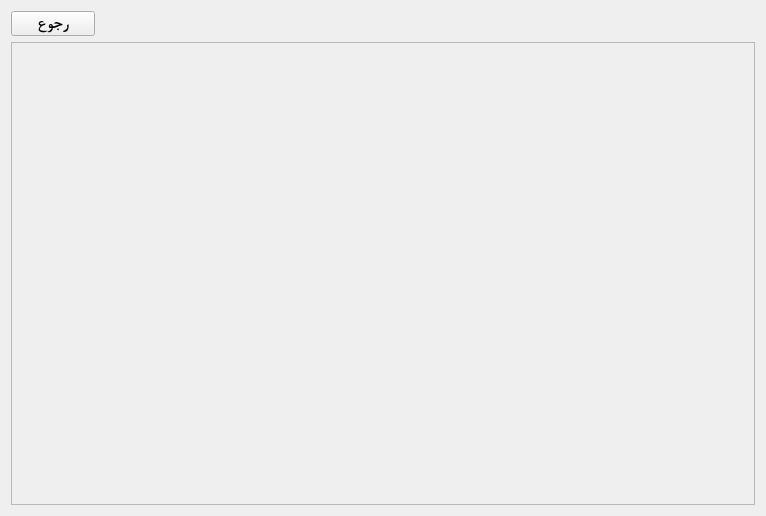
<?xml version="1.0" encoding="UTF-8"?>
<ui version="4.0">
 <class>Form</class>
 <widget class="QWidget" name="Form">
  <property name="geometry">
   <rect>
    <x>0</x>
    <y>0</y>
    <width>766</width>
    <height>516</height>
   </rect>
  </property>
  <property name="windowTitle">
   <string>Form</string>
  </property>
  <layout class="QVBoxLayout" name="verticalLayout_2">
   <item>
    <layout class="QVBoxLayout" name="verticalLayout">
     <item>
      <widget class="QPushButton" name="back_btn">
       <property name="maximumSize">
        <size>
         <width>84</width>
         <height>16777215</height>
        </size>
       </property>
       <property name="font">
        <font>
         <family>FreeSerif</family>
         <pointsize>12</pointsize>
         <weight>75</weight>
         <bold>true</bold>
        </font>
       </property>
       <property name="text">
        <string>رجوع</string>
       </property>
      </widget>
     </item>
     <item>
      <widget class="QFrame" name="frame">
       <property name="frameShape">
        <enum>QFrame::StyledPanel</enum>
       </property>
       <property name="frameShadow">
        <enum>QFrame::Raised</enum>
       </property>
      </widget>
     </item>
    </layout>
   </item>
  </layout>
 </widget>
 <resources/>
 <connections/>
</ui>
